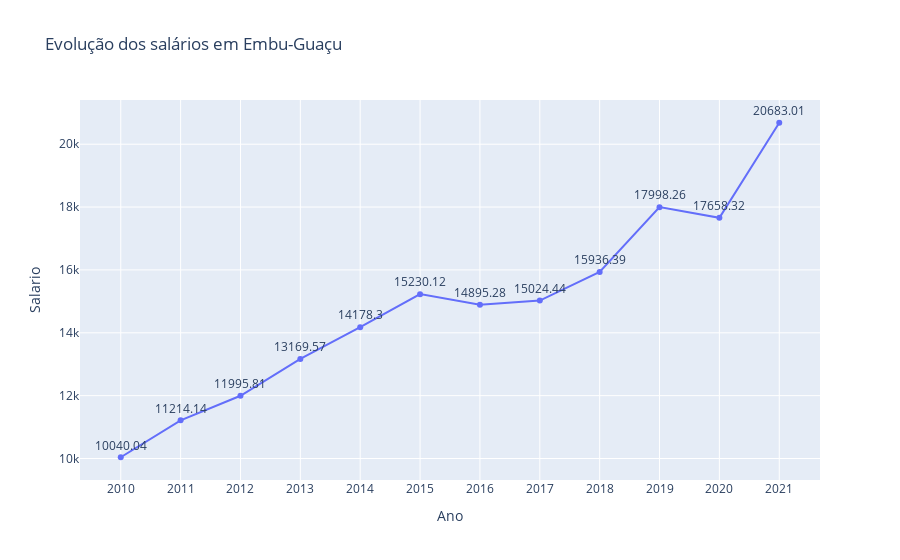

Notebook source saved alongside this figure:
### Markdown cell above
- Crescimento PIB Per Capita do Município ([IBGE](https://www.ibge.gov.br/cidades-e-estados/sp/embu-guacu.html)):

### Code cell
import pandas as pd

import plotly.express as px

Ano = ['2010','2011','2012','2013','2014','2015','2016','2017','2018','2019','2020','2021']

Salario = [10040.04,11214.14,11995.81,13169.57,14178.30,15230.12,14895.28,15024.44,15936.39,17998.26,17658.32,20683.01]

anos_e_salarios = list(zip(Ano, Salario))

df = pd.DataFrame(anos_e_salarios, columns=['Ano','Salario'])

fig = px.line(df, x="Ano", y="Salario", text= Salario, title='Evolução dos salários em Embu-Guaçu')

fig.update_traces(textposition='top center')

fig.show()

### Figure 1 — Plotly figure (JSON) as saved in the notebook; plotly's stock layout.template omitted (floating-point values rounded to 4 significant figures)
{"data": [{"hovertemplate": "Ano=%{x}<br>Salario=%{y}<br>text=%{text}<extra></extra>", "legendgroup": "", "line": {"color": "#636efa", "dash": "solid"}, "marker": {"symbol": "circle"}, "mode": "lines+markers+text", "name": "", "orientation": "v", "showlegend": false, "text": [10040.0, 11210.0, 12000.0, 13170.0, 14180.0, 15230.0, 14900.0, 15020.0, 15940.0, 18000.0, 17660.0, 20680.0], "textposition": "top center", "type": "scatter", "x": ["2010", "2011", "2012", "2013", "2014", "2015", "2016", "2017", "2018", "2019", "2020", "2021"], "xaxis": "x", "y": [10040.0, 11210.0, 12000.0, 13170.0, 14180.0, 15230.0, 14900.0, 15020.0, 15940.0, 18000.0, 17660.0, 20680.0], "yaxis": "y"}], "layout": {"legend": {"tracegroupgap": 0}, "title": {"text": "Evolução dos salários em Embu-Guaçu"}, "xaxis": {"anchor": "y", "domain": [0, 1], "title": {"text": "Ano"}}, "yaxis": {"anchor": "x", "domain": [0, 1], "title": {"text": "Salario"}}}}
